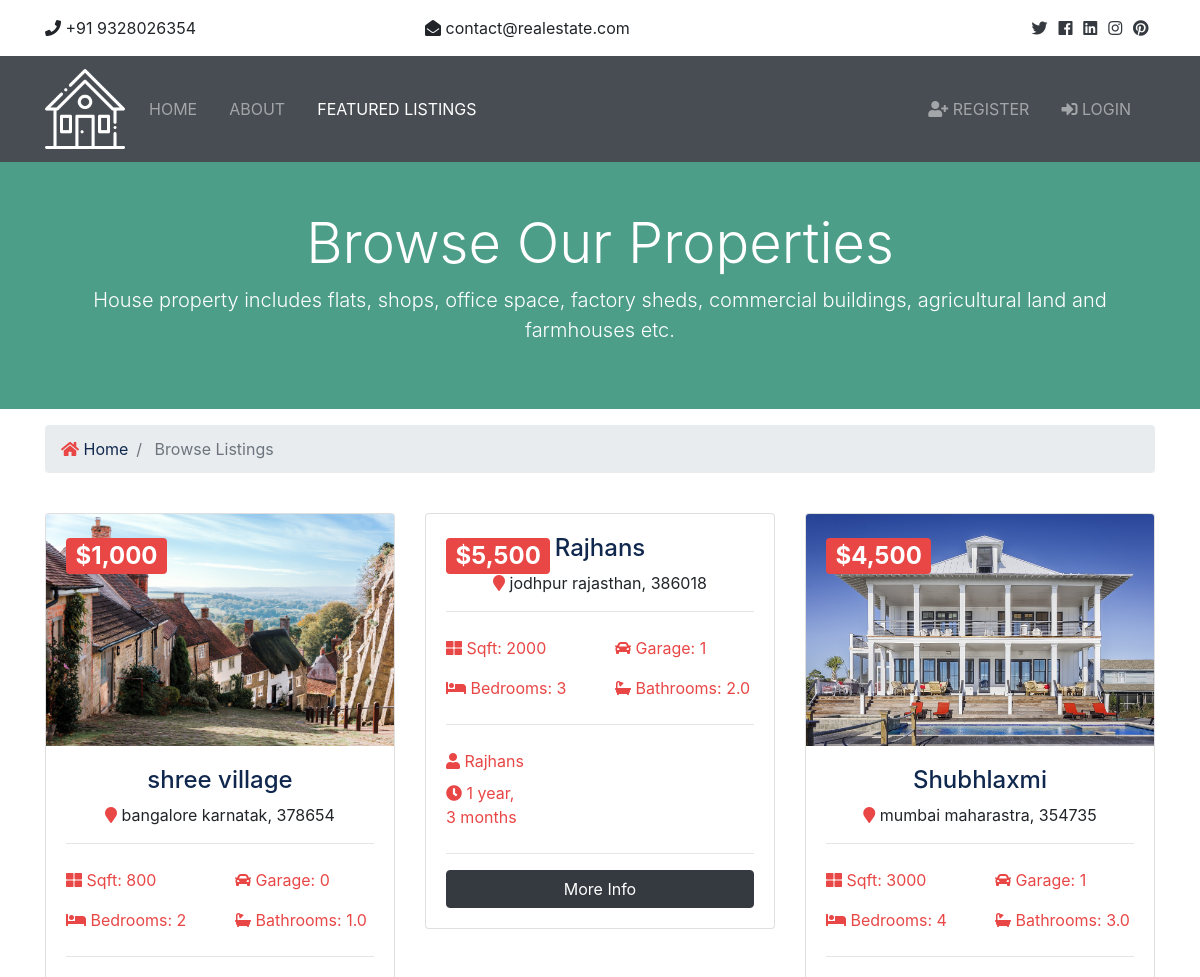
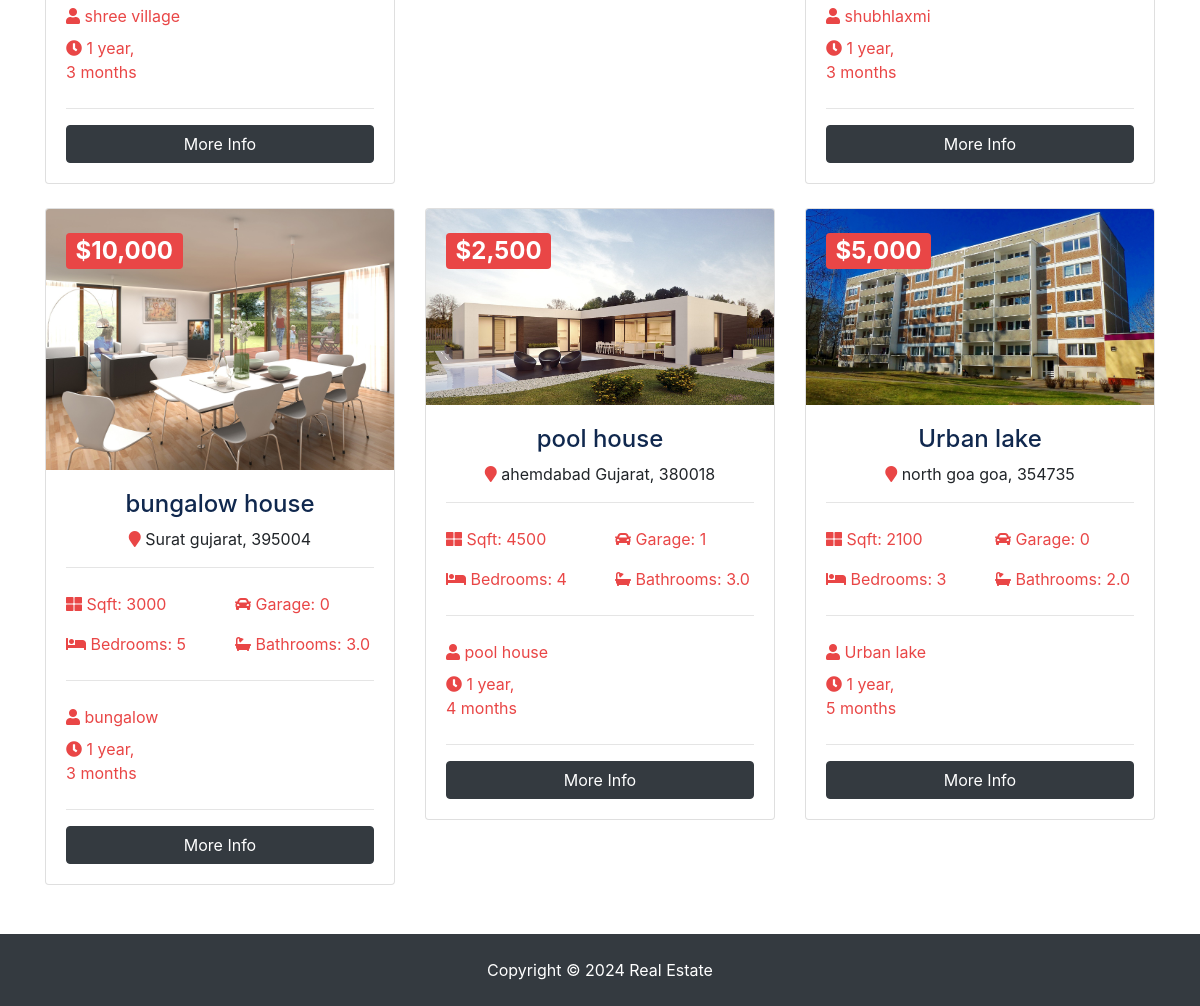
/listings/, run on the app's committed database (2 pictures, top to bottom).
### listings/models.py (models this page shows, shortened)
class Listing(models.Model):
  realtor = models.ForeignKey(Realtor, on_delete=models.DO_NOTHING)
  title = models.CharField(max_length=200)
  address = models.CharField(max_length=200)
  city = models.CharField(max_length=100)
  state = models.CharField(max_length=100)
  zipcode = models.CharField(max_length=20)
  description = models.TextField(blank=True)
  price = models.IntegerField()
  bedrooms = models.IntegerField()
  bathrooms = models.DecimalField(max_digits=2, decimal_places=1)
  garage = models.IntegerField(default=0)
  sqft = models.IntegerField()
  lot_size = models.DecimalField(max_digits=5, decimal_places=1)
  photo_main = models.ImageField(upload_to='photos/%Y/%m/%d/')
  photo_1 = models.ImageField(upload_to='photos/%Y/%m/%d/', blank=True)
  photo_2 = models.ImageField(upload_to='photos/%Y/%m/%d/', blank=True)
  photo_3 = models.ImageField(upload_to='photos/%Y/%m/%d/', blank=True)
  photo_4 = models.ImageField(upload_to='photos/%Y/%m/%d/', blank=True)
  photo_5 = models.ImageField(upload_to='photos/%Y/%m/%d/', blank=True)
  photo_6 = models.ImageField(upload_to='photos/%Y/%m/%d/', blank=True)
  is_published = models.BooleanField(default=True)
  list_date = models.DateTimeField(default=datetime.now, blank=True)

### realtors/models.py (models this page shows)
class Realtor(models.Model):
  name = models.CharField(max_length=200)
  photo = models.ImageField(upload_to='photos/%Y/%m/%d/')
  description = models.TextField(blank=True)
  phone = models.CharField(max_length=20)
  email = models.CharField(max_length=50)
  is_mvp = models.BooleanField(default=False)
  hire_date = models.DateTimeField(default=datetime.now, blank=True)
  def __str__(self):
    return self.name

### listings/views.py (the view)
# urls.py: path('', views.index, name='listings'),
def index(request):
  listings = Listing.objects.order_by('-list_date').filter(is_published=True)
  paginator = Paginator(listings, 6)
  page = request.GET.get('page')
  paged_listings = paginator.get_page(page)
  context = {
    'listings': paged_listings
  }
  return render(request, 'listings/listings.html', context)

### templates/listings/listings.html (shortened to what this page needs)
{% extends 'base.html' %}
{% load humanize %}
{% block content %}
<section id="showcase-inner" class="py-5 text-white">
    <div class="container">
      <div class="row text-center">
        <div class="col-md-12">
          <h1 class="display-4">Browse Our Properties</h1>
          <p class="lead">House property includes flats, shops, office space, factory sheds, commercial buildings, agricultural land and farmhouses etc.</p>
        </div>
      </div>
    </div>
  </section>
  <section id="bc" class="mt-3">
    <div class="container">
      <nav aria-label="breadcrumb">
        <ol class="breadcrumb">
          <li class="breadcrumb-item">
            <a href="{% url 'index' %}">
              <i class="fas fa-home text-danger"></i> Home</a>
          </li>
          <li class="breadcrumb-item active"> Browse Listings</li>
        </ol>
      </nav>
    </div>
  </section>
  <section id="listings" class="py-4">
    <div class="container">
      <div class="row">
        {% if listings %}
          {% for listing in listings %}
          <div class="col-md-6 col-lg-4 mb-4">
              <div class="card listing-preview">
                <img class="card-img-top" src="{{ listing.photo_main.url }}" alt="">
                <div class="card-img-overlay">
                  <h2>
                    <span class="badge badge-danger text-white">${{ listing.price | intcomma }}</span>
                  </h2>
                </div>
                <div class="card-body">
                  <div class="listing-heading text-center">
                    <h4 class="text-primary">{{ listing.title }}</h4>
                    <p>
                      <i class="fas fa-map-marker text-danger"></i> {{ listing.city }} {{ listing.state }}, {{ listing.zipcode }}</p>
                  </div>
                  <hr>
                  <div class="row py-2 text-danger">
                    <div class="col-6">
                      <i class="fas fa-th-large"></i> Sqft: {{ listing.sqft }}</div>
                    <div class="col-6">
                      <i class="fas fa-car"></i> Garage: {{ listing.garage }}</div>
                  </div>
                  <div class="row py-2 text-danger">
                    <div class="col-6">
                      <i class="fas fa-bed"></i> Bedrooms: {{ listing.bedrooms }}</div>
                    <div class="col-6">
                      <i class="fas fa-bath"></i> Bathrooms: {{ listing.bathrooms }}</div>
                  </div>
                  <hr>
                  <div class="row py-2 text-danger">
                    <div class="col-12">
                      <i class="fas fa-user"></i> {{ listing.realtor }}</div>
                  </div>
                  <div class="row text-danger pb-2">
                    <div class="col-6">
                      <i class="fas fa-clock"></i> {{ listing.list_date | timesince }}</div>
                  </div>
                  <hr>
                  <a href="{% url 'listing' listing.id %}" class="btn btn-dark btn-block">More Info</a>
                </div>
              </div>
            </div>
          {% endfor %}
        {% else %}
          <div class="col-md-12">
            <p>No Listings Available</p>
          </div>
        {% endif %}
      </div>
      <div class="row">
        <div class="col-md-12">
        </div>
      </div>
    </div>
  </section>
{% endblock %}

### realestate/static/css/all.css (style rules this page uses)
.fa, .fas, .far, .fal, .fab { -moz-osx-font-smoothing: grayscale; -webkit-font-smoothing: antialiased; display: inline-block; font-style: normal; font-variant: normal; text-rendering: auto; line-height: 1; }
.fa-bath:before { content: "\f2cd"; }
.fa-bed:before { content: "\f236"; }
.fa-car:before { content: "\f1b9"; }
.fa-clock:before { content: "\f017"; }
.fa-home:before { content: "\f015"; }
.fa-map-marker:before { content: "\f041"; }
.fa-th-large:before { content: "\f009"; }
.fa-user:before { content: "\f007"; }
.fa, .fas { font-family: 'Font Awesome 5 Free'; font-weight: 900; }

### realestate/static/css/style.css (style rules this page uses)
img { width: 100%; }
#showcase-inner { background: url(../img/building.jpg) no-repeat top center fixed/cover; position: relative; overflow: hidden; min-height: 200px; }
#showcase-inner::before { content: ''; position: absolute; top: 0; left: 0; min-height: 100%; width: 100%; background: rgba(32, 134, 107, 0.8); }
.listing-preview a { position: relative; }

### data on the page
Listing: photo_main (picture), price "1,000", title "shree village", city "bangalore", state "karnatak", zipcode "378654", sqft "800", garage "0", bedrooms "2", bathrooms "1.0", realtor "shree village", list_date "1 year, 3 months"
Listing: price "5,500", title "Rajhans", city "jodhpur", state "rajasthan", zipcode "386018", sqft "2000", garage "1", bedrooms "3", bathrooms "2.0", realtor "Rajhans", list_date "1 year, 3 months"
Listing: photo_main (picture), price "4,500", title "Shubhlaxmi", city "mumbai", state "maharastra", zipcode "354735", sqft "3000", garage "1", bedrooms "4", bathrooms "3.0", realtor "shubhlaxmi", list_date "1 year, 3 months"
Listing: photo_main (picture), price "10,000", title "bungalow house", city "Surat", state "gujarat", zipcode "395004", sqft "3000", garage "0", bedrooms "5", bathrooms "3.0", realtor "bungalow", list_date "1 year, 3 months"
Listing: photo_main (picture), price "2,500", title "pool house", city "ahemdabad", state "Gujarat", zipcode "380018", sqft "4500", garage "1", bedrooms "4", bathrooms "3.0", realtor "pool house", list_date "1 year, 4 months"
Listing: photo_main (picture), price "5,000", title "Urban lake", city "north goa", state "goa", zipcode "354735", sqft "2100", garage "0", bedrooms "3", bathrooms "2.0", realtor "Urban lake", list_date "1 year, 5 months"
